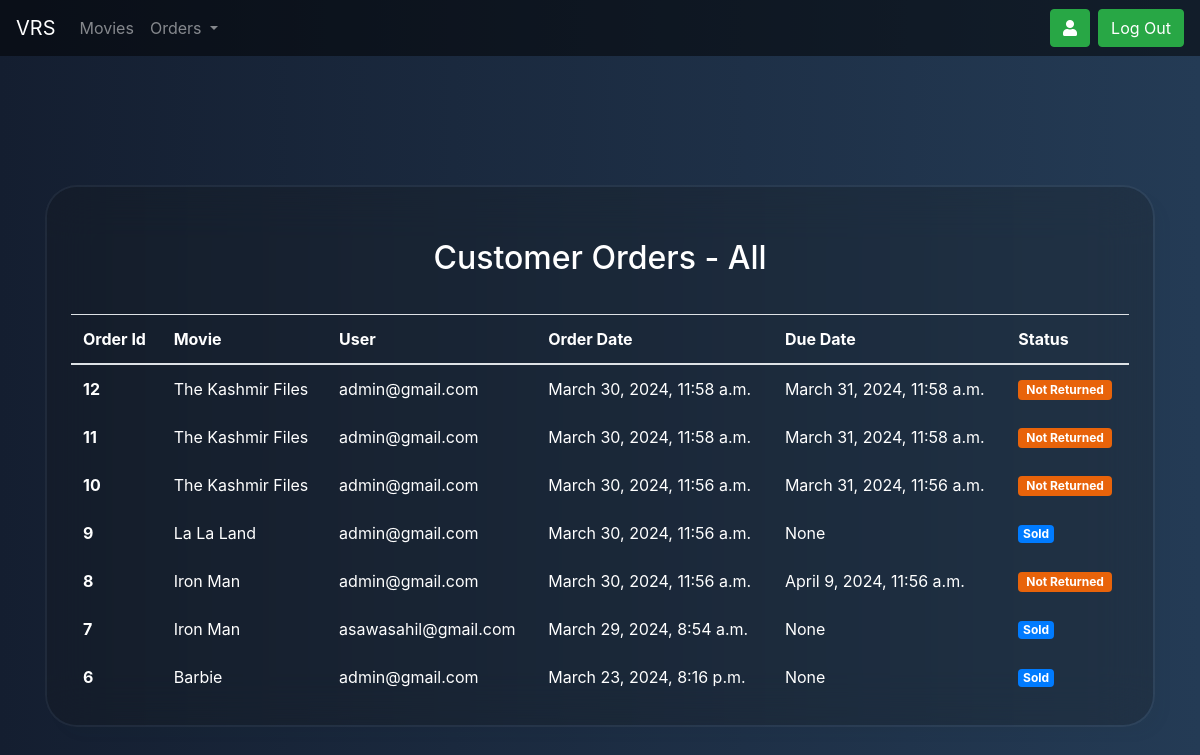
Before: /staff/orders/all (signed in) with the older database file.
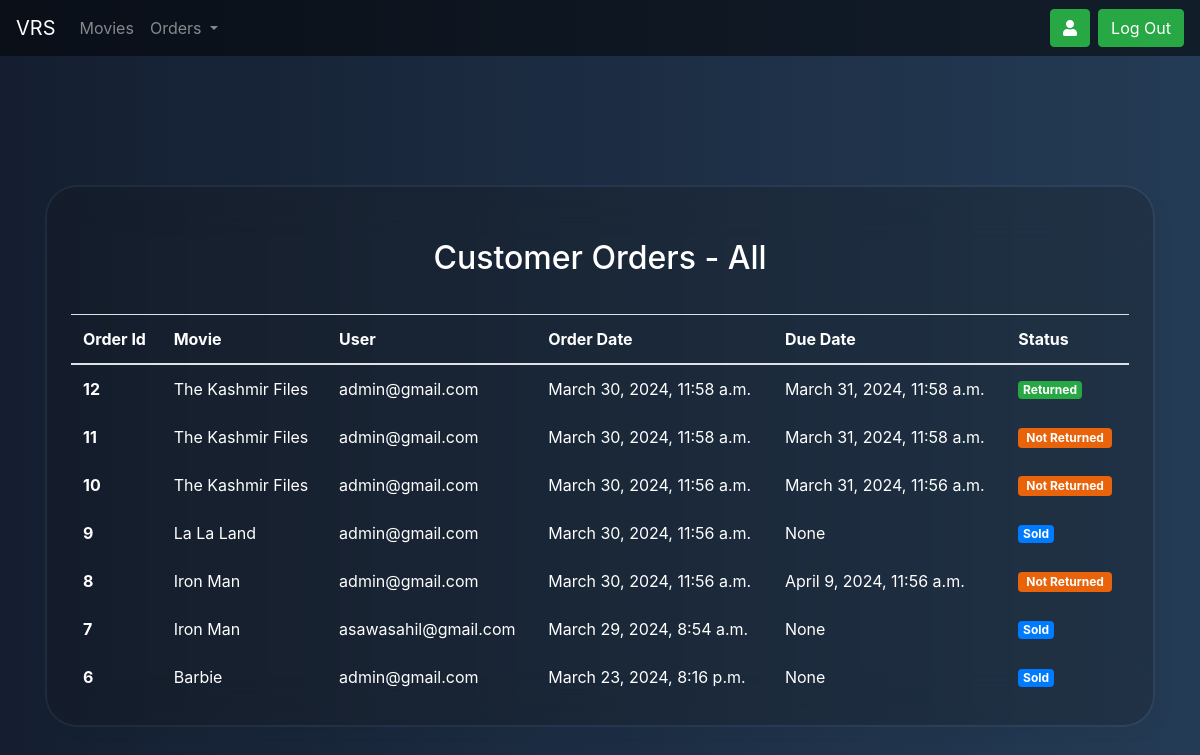
After: the same page with the newer database file.
### home/models.py (models this page shows, shortened)
class Order(models.Model):
    order_id = models.AutoField(primary_key=True)
    order_date = models.DateTimeField(auto_now_add=True)
    user = models.ForeignKey(User, on_delete=models.CASCADE)
    movie = models.ForeignKey(Movie, on_delete=models.CASCADE, default=None)
    total_price = models.FloatField(default=0)
    isrented = models.BooleanField(default=True)
    status = models.CharField(max_length=100,choices=[('Not Returned','Not Returned'),('Sold','Sold'),('Overdue','Overdue'), ('Returned','Returned')],default='Not Returned')
    due_date = models.DateTimeField(blank = True, null = True)

class Movie(models.Model):
    id = models.AutoField(primary_key=True)
    title = models.CharField(max_length=100)
    desc = models.CharField(max_length=1000)
    img = models.ImageField(upload_to='movies/thumbnails', blank=True, null=True)
    img_url = models.CharField(max_length=1000, default='')
    backdrop_url = models.CharField(max_length=1000, default='')
    release_year = models.DateField(null = True)
    genre = models.CharField(max_length=100,choices=[('Action','Action'),('Comedy','Comedy'),('Drama','Drama'),('Horror','Horror'),('Romance','Romance'),('Thriller','Thriller')])
    cast = models.CharField(max_length=500)
    director = models.CharField(max_length=100)
    rating = models.FloatField()
    certification = models.CharField(max_length=10,choices=[('U','U'),('U/A','U/A'),('A','A')])
    rent_price = models.FloatField()
    buy_price = models.FloatField()
    rent_duration = models.IntegerField()
    runtime = models.DurationField(("Duration"), default=timedelta(0))
    total_quantity = models.IntegerField(default=10)
    available_quantity = models.IntegerField(default=10)
    def __str__(self):
        return self.title

### home/views.py (the view)
# urls.py: path("staff/orders/",views.stafforders,name='stafforders'),
def stafforders(request,type):
    if not request.user.is_staff:
        return redirect('/')
    updatestatus()
    if type=='rented':
        orders = Order.objects.filter(isrented=True)
    elif type=='bought':
        orders = Order.objects.filter(isrented=False)
    elif type=='all':
        orders = Order.objects.all()
    orders = sorted(orders, key=lambda x: x.order_id, reverse=True)
    params = {'orders':orders, 'type':type.capitalize()}
    return render(request,'stafforders.html',params)

### home/views.py (called while the page is built)
def updatestatus():
    orders = Order.objects.all()
    for order in orders:
        if order.status == 'Not Returned' and order.due_date < timezone.now():
            order.status = 'Overdue'
            order.save()

### templates/stafforders.html (shortened to what this page needs)
{% extends "staffbase.html" %}
{% block body %}
<body class="god">
    <section class="vh-100 gradient-custom-2">
        <div class="container py-5 h-100">
          <div class="row d-flex justify-content-center align-items-center h-100">
            <div class="col-md-12 col-xl-12">
              <div class="card mask-custom">
                <div class="card-body p-4 text-white">
                  <div class="text-center pt-1 pb-2">
                    <h2 class="my-4">Customer Orders - {{type}}</h2>
                  </div>
                  <table class="table text-white mb-0" >
                    <thead>
                      <tr>
                        <th scope="col">Order Id</th>
                        <th scope="col">Movie</th>
                        <th scope="col">User</th>
                        <th scope="col">Order Date</th>
                        <th scope="col">Due Date</th>
                        <th scope="col">Status</th>
                      </tr>
                    </thead>
                    <div  style = " margin: 5px; border-radius: 10px;">
                      {% for order in orders %}
                    <tr class="fw-normal">
                      <th class="border-0">
                        <span class="ms-2 text-white"><a href="/staff/order/{{order.order_id}}" style="color:white;">{{order.order_id}}</a></span>
                      </th>
                      <td class="border-0 align-middle">{{order.movie}}</td>
                      <td class="border-0 align-middle">{{order.user}}</td>
                      <td class="border-0 align-middle">{{order.order_date}}</td>
                      <td class="border-0 align-middle">{{order.due_date}}</td>
                      <td class="border-0 align-middle">
                        {% if order.status == "Returned" %}
                        <h6 class="mb-0"><span class="badge bg-success"> {{order.status}}</span></h6>
                        {% elif order.status == "Not Returned" %}
                        <h6 class="mb-0"><span class="badge py-1 px-2" style ="background-color: #e8630a"> {{order.status}}</span></h6>
                        {% elif order.status == "Sold" %}
                        <h6 class="mb-0"><span class="badge bg-primary"> {{order.status}}</span></h6>
                        {% else %}
                        <h6 class="mb-0"><span class="badge py-1 px-2" style ="background-color: #ff0022"> {{order.status}}</span></h6>
                        {% endif %}
                      </td>
                    </tr>
                    {% endfor %}
                </div>
                  </table>
                </div>
              </div>
            </div>
          </div>
        </div>
      </section>
    <body>
{% endblock body %}

Changed rows visible on the page:
changed Order id 12: status "Not Returned" → "Returned"
